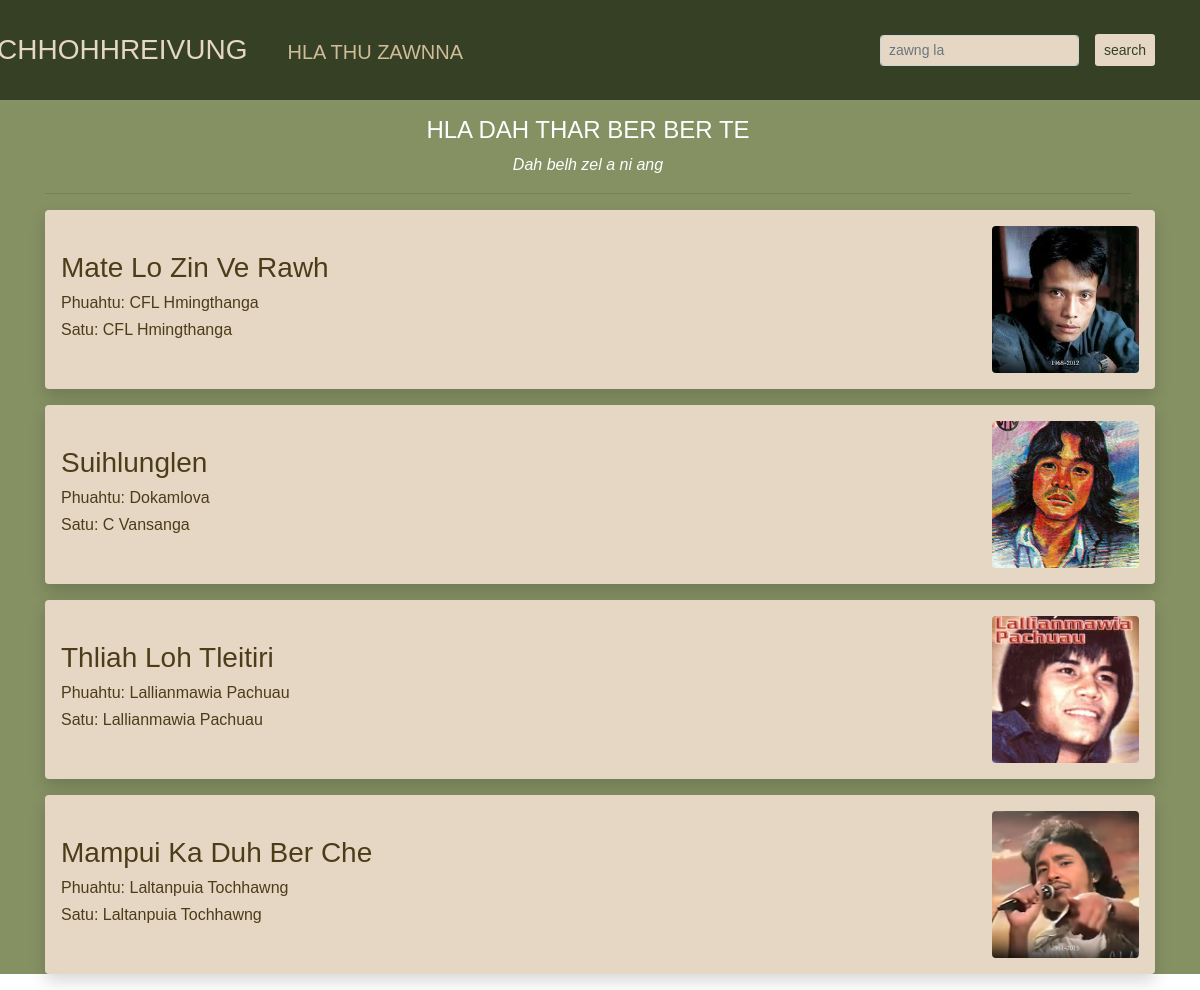
The page / on the database its author committed.
### hla/models.py (models this page shows, shortened)
class Data(models.Model):
    name = models.CharField(max_length=225)
    phuahtu = models.CharField(max_length=255,)
    satu = models.CharField(max_length=255,)
    desc = models.TextField()
    img = models.ImageField(upload_to='thlalak/',null=True,blank=True)

### hla/views.py (the view)
# urls.py: path('',views.home,name="home"),
def home(request):
    if request.method == 'POST':
        request_text = request.POST.get('request')
        if request_text:  # Ensure the field is not empty
            req_new = Req(req=request_text)
            req_new.save()
        return redirect('home')
    query = request.GET.get('q')
    print(f"The search query is: '{query}'")
    if query:
        data = Data.objects.filter(
            Q(name__icontains=query) |
            Q(phuahtu__icontains=query) |
            Q(satu__icontains=query)
        )
    else:
        data = Data.objects.all()
    return render(request, 'home.html', {'data': data})

### templates/home.html (shortened to what this page needs)
{% load static %}
<!doctype html>
<html lang="en">
  <head>
    <link rel="stylesheet" href="https://cdn.jsdelivr.net/npm/bootstrap@4.4.1/dist/css/bootstrap.min.css">
    <link rel="stylesheet" href="{% static 'style.css' %}">
  </head>
<nav class="navbar navbar-expand-lg p-4" style="background-color: rgb(53, 64, 36);">
  <div class="container d-flex flex-column flex-lg-row align-items-lg-center justify-content-between">
    <div class="d-flex flex-column flex-lg-row align-items-lg-center text-center text-lg-left ml-lg-n5">
      <a class="navbar-brand mb-0 mb-lg-0 mr-lg-3" style="font-size: 28px;color: rgb(229,215, 196);" href="{% url 'home' %}">CHHOHHREIVUNG</a>
        <h5 class="mb-0 pt-1 pl-lg-4" style="color: rgb(207,187,153);">HLA THU ZAWNNA</h5>
    </div>
    <form class="d-flex align-items-center mt-3 mt-lg-0" method="GET" action="{% url 'home' %}">
      <input class="form-control form-control-sm w-auto mr-2"
             type="search"
             placeholder="zawng la"
             name="q"
             aria-label="Search"
             style="width: 200px;background-color: rgb(229,215, 196);color: rgb(53, 64, 36);
                 input::placeholder {
      color: rgb(53, 64, 36);
      opacity: 1; /* Make sure it’s not faded */
    }">
  <button class="btn btn-sm ml-2"
        style="padding-top: 4px; padding-bottom: 4px; height: 32px;
               background-color: rgb(229,215,196); color: rgb(53, 64, 36);">
    search
</button>
    </form>
  </div>
</nav>
<div style="background-color: rgb(133,144,99); min-height: 100vh;">
  <div class="container ">
    <div class="text-right text-lg-center pr-4 pt-3 text-white">
      <h4>HLA DAH THAR BER BER TE</h4>
      <p style="font-style: italic;">Dah belh zel a ni ang</p>
      <hr>
    </div>
    {% if data %}
      {% for datas in data reversed %}
        <div class="shadow p-3 mb-3 rounded text-white" style="background-color: rgb(229,215,196);">
          <a href="/hla/{{datas.pk}}" class="text-decoration-none text-white">
            <div class="d-flex align-items-center">
              <div class="flex-fill pr-1" style="color: rgb(76, 61, 25);">
                <h3>{{datas.name}}</h3>
                <h6>Phuahtu: {{datas.phuahtu}}</h6>
                <h6>Satu: {{datas.satu}}</h6>
              </div>
              {% if datas.img %}
              <div>
                <img src="{{ datas.img.url }}"
                     alt="{{datas.name}}"
                     class="img-fluid"
                     style="max-width:147px; height:147px; border-radius:4px;">
              </div>
              {% endif %}
            </div>
          </a>
        </div>
      {% endfor %}
    {% endif %}
  </div>
</div>
  </body>
</html>

### rows shown on the page
Data: name "Mate Lo Zin Ve Rawh", phuahtu "CFL Hmingthanga", satu "CFL Hmingthanga", img (picture)
Data: name "Suihlunglen", phuahtu "Dokamlova", satu "C Vansanga", img (picture)
Data: name "Thliah Loh Tleitiri", phuahtu "Lallianmawia Pachuau", satu "Lallianmawia Pachuau", img (picture)
Data: name "Mampui Ka Duh Ber Che", phuahtu "Laltanpuia Tochhawng", satu "Laltanpuia Tochhawng", img (picture)
